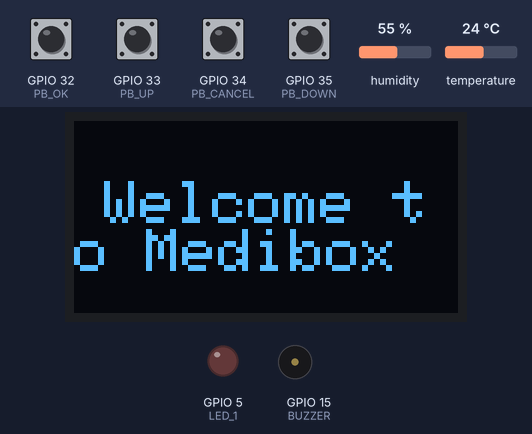
Simulated run of this sketch. Board: ESP32. On the bench: 128×64 one-colour display, output pins drawn as LEDs (lit = HIGH), buzzer (waves = sounding, pin HIGH). The test bench sets the inputs (shaded band); at power-on: GPIO 32 (PB_OK), GPIO 33 (PB_UP), GPIO 34 (PB_CANCEL), GPIO 35 (PB_DOWN) HIGH, humidity 55 %, temperature 24 °C. The OLED is the two-colour kind (top 16 rows yellow); WiFi joins after 1.5 s; servers stay silent unless stated; the display library's start-up logo is not drawn; the local clock reads 2024-03-15 10:24:30 at power-on unless the sketch sets it.

Above: at 4.8 s.
At 6.4 s:
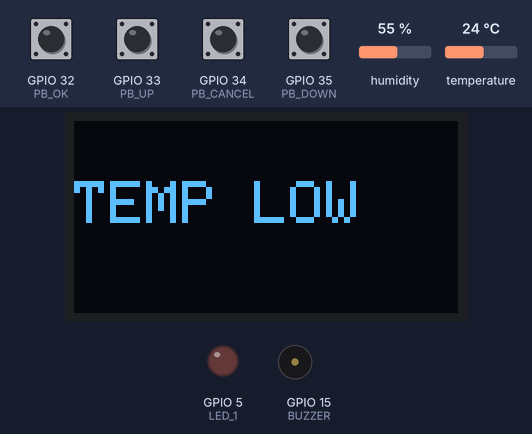
7.5 s: GPIO 32 (PB_OK) pulled LOW for 1.3 s
At 10.1 s:
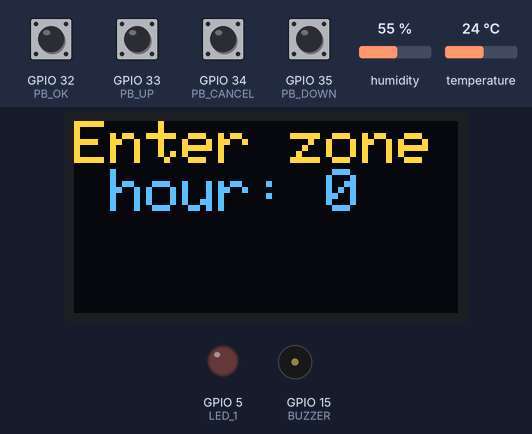
10.6 s: GPIO 34 (PB_CANCEL) driven LOW
At 12.2 s:
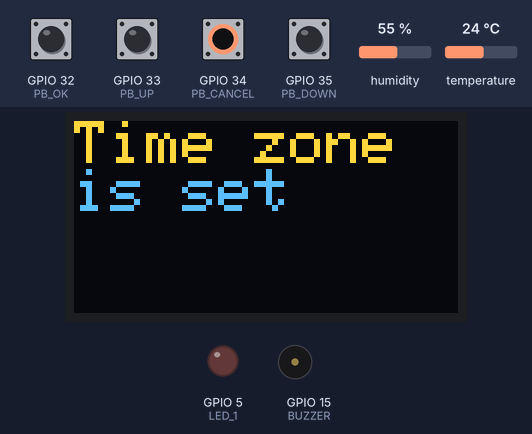
12.9 s: humidity set to 88 %
At 14.5 s:
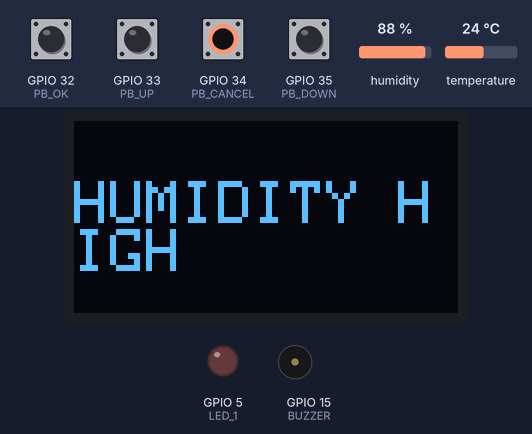
17.1 s: temperature set to 25.2 °C
19.7 s: temperature set to 26.5 °C
21.2 s: temperature set to 33 °C
At 21.7 s:
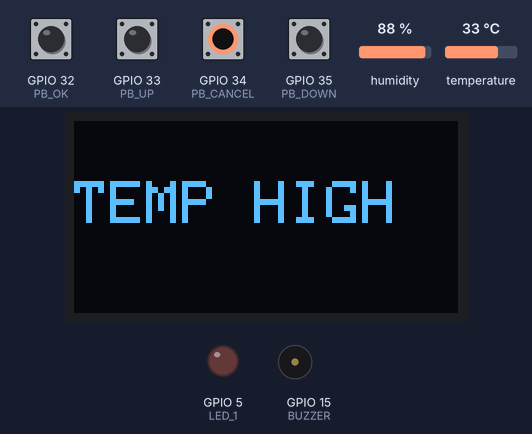
Timing chart, 0 to 24.2 s (numbered marks = the images above; inputs shaded):
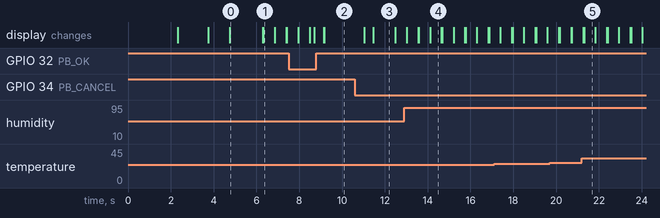

Measured:
- after the input at 10.6 s, the display: first changes after 0.43 s (image 3 shows a later state)
- after the input at 12.9 s, the display: first differs from a run without the input after 1.2 s (image 4)
- after the input at 21.2 s, the display: first differs from a run without the input after 0.11 s (image 5)
- what the display in image 0 shows lasts 1.5 s, from 4.8 s to 6.3 s
- what the display in image 1 shows lasts 0.6 s, from 6.3 s to 6.9 s
- what the display in image 3 shows lasts 1.0 s, from 11.5 s to 12.5 s

The sketch:

sketch.ino
```cpp
// Include the libraries
#include <Wire.h>
#include <Adafruit_GFX.h>
#include <Adafruit_SSD1306.h>
#include <DHTesp.h>
#include <WiFi.h>

// Define OLED parameters
#define SCREEN_WIDTH 128
#define SCREEN_HEIGHT 64
#define OLED_RESET -1
#define SCREEN_ADDRESS 0x3C

// Define push button connections
#define PB_CANCEL 34
#define PB_OK 32
#define PB_UP 33
#define PB_DOWN 35

// Define the humidity sensor connection
#define DHTPIN 12

// Define the alerting system connections
#define BUZZER 15
#define LED_1 5

// Define time importing peripherals
#define NTP_SERVER     "pool.ntp.org"
int UTC_OFFSET = 0;
#define UTC_OFFSET_DST 0

// Declare the objects
Adafruit_SSD1306 display(SCREEN_WIDTH, SCREEN_HEIGHT, &Wire, OLED_RESET);
DHTesp dhtSensor;

// Global variables
int days = 0;
int hours = 0;
int minutes = 0;
int seconds = 0;

int zone_minute = 0;
int zone_hour = 0;

bool alarm_enabled = true;
int n_alarms = 3;
int alarm_hours[] = {0, 0, 0};
int alarm_minutes[] = {0, 0, 0};
bool alarm_triggered[] = {false, false, false};

int n_notes = 8;
int C = 262;
int D = 294;
int E = 330;
int F = 349;
int G = 392;
int A = 440;
int B = 494;
int C_H = 523;
int notes[] = {C, D, E, F, G, A, B, C_H};

int current_mode = 0;
int max_modes = 6;
String modes[] = {"1 - Set Time Zone", "2 - Set Alarm 1", "3 - Set Alarm 2", "4 - Set Alarm 3", "5 - Disable Alarms", "6 - Enable Alarms"};

void setup() {

  pinMode(BUZZER, OUTPUT);
  pinMode(LED_1, OUTPUT);
  pinMode(PB_CANCEL, INPUT);
  pinMode(PB_OK, INPUT);
  pinMode(PB_UP, INPUT);
  pinMode(PB_DOWN, INPUT);

  dhtSensor.setup(DHTPIN, DHTesp::DHT22);

  Serial.begin(115200);

  // SSD1306_SWITCHCAPVCC  = generate display voltage from 3.3v internally
  if (! display.begin(SSD1306_SWITCHCAPVCC, SCREEN_ADDRESS)) {
    Serial.println(F("SSD1306 allocation failed"));
    for (;;);
  }

  // Show the display buffer on the screen. You must call display() after
  // Drawing commands to make them visible on screen!
  display.display();
  delay(2000);

  // Connecting to WiFi
  WiFi.begin("Wokwi-GUEST", "", 6);
  while (WiFi.status() != WL_CONNECTED) {
    delay(250);
    display.clearDisplay();
    print_line("Connecting to WIFI", 0, 0, 2);
  }

  display.clearDisplay();
  print_line("Connected to WIFI", 0, 0, 2);
  delay(1000);

  configTime(UTC_OFFSET, UTC_OFFSET_DST, NTP_SERVER);

  // Clear the buffer
  display.clearDisplay();

  print_line("Welcome to Medibox", 10, 20, 2);
  delay(1500);
  display.clearDisplay();

}

void loop() {

  upadate_time_with_check_alarm(); // Showing the time
  if (digitalRead(PB_OK) == LOW) {
    delay(200);
    go_to_menu();
  }

  check_temp(); // Showing an alert on the screen if temperature or the humidy is beyond its limits
  delay(10);

}

void print_line(String text, int column, int row, int text_size) { // Print content on the screen

  display.setTextSize(text_size);
  display.setTextColor(SSD1306_WHITE);
  display.setCursor(column, row); // (column, row)
  display.println(text);
  display.display();

}

void print_time_now(void) { // Printing time on the screen

  display.clearDisplay();
  String temp_string = String(days) + ":" + String(hours) + ":" + String(minutes) + ":" + String(seconds);
  print_line(temp_string, 0, 28, 2);

}

void update_time() { // Updating the time

  struct tm timeinfo;
  getLocalTime(&timeinfo);

  char timeHour[3];
  strftime(timeHour, 3, "%H", &timeinfo);
  hours = atoi(timeHour);

  char timeMinutes[3];
  strftime(timeMinutes, 3, "%M", &timeinfo);
  minutes = atoi(timeMinutes);

  char timeSeconds[3];
  strftime(timeSeconds, 3, "%S", &timeinfo);
  seconds = atoi(timeSeconds);

  char timeDay[3];
  strftime(timeDay, 3, "%d", &timeinfo);
  days = atoi(timeDay);

}

void ring_alarm() { // Activating the alarm sytem consisting the LED and the buzzer
  display.clearDisplay();
  print_line("Medicine Time!", 0, 0, 2);

  digitalWrite(LED_1, HIGH);

  bool break_happened = false;

  // Ring the buzzer
  while (break_happened == false && digitalRead(PB_CANCEL) == HIGH) {
    for (int i = 0; i < n_notes; i++) {
      if (digitalRead(PB_CANCEL) == LOW) {
        delay(200);
        break_happened = true;
        break;
      }
      tone(BUZZER, notes[i]);
      delay(500);
      noTone(BUZZER);
      delay(2);
    }
  }

  digitalWrite(LED_1, LOW);
  display.clearDisplay();

}

void upadate_time_with_check_alarm(void) { // Updating the time and checking whether the alarm needs to be triggered
  update_time();
  print_time_now();

  if (alarm_enabled == true) {
    for (int i = 0; i < n_alarms; i++) {
      if (alarm_triggered[i] == false && alarm_hours[i] == hours && alarm_minutes[i] == minutes) {
        ring_alarm();
        alarm_triggered[i] = true;
      }
    }
  }

}

int wait_for_button_press() { // Identifying which button is pressed
  while (true) {
    if (digitalRead(PB_UP) == LOW) {
      delay(200);
      return PB_UP;
    }
    if (digitalRead(PB_DOWN) == LOW) {
      delay(200);
      return PB_DOWN;
    }
    if (digitalRead(PB_OK) == LOW) {
      delay(200);
      return PB_OK;
    }
    if (digitalRead(PB_CANCEL) == LOW) {
      delay(200);
      return PB_CANCEL;
    }
  }

  update_time();

}

void go_to_menu() { // Activating the menu

  while (digitalRead(PB_CANCEL) == HIGH) {
    display.clearDisplay();
    print_line(modes[current_mode], 0, 0, 2);

    int pressed = wait_for_button_press();
    if (pressed == PB_UP) {
      delay(200);
      current_mode += 1;
      current_mode = current_mode % max_modes;
    }

    else if (pressed == PB_DOWN) {
      delay(200);
      current_mode -= 1;
      if (current_mode < 0) {
        current_mode = max_modes - 1;
      }
    }

    else if (pressed == PB_OK) {
      delay(200);
      run_mode(current_mode);
    }

    else if (pressed == PB_CANCEL) {
      delay(200);
      break;
    }
  }

}

void set_alarm(int alarm) { // Setting the hour and the minute of the alarm

  int temp_hour = alarm_hours[alarm];
  while (true) {
    display.clearDisplay();
    print_line("Enter hour: " + String(temp_hour), 0, 0, 2);

    int pressed = wait_for_button_press();
    if (pressed == PB_UP) {
      delay(200);
      temp_hour += 1;
      temp_hour = temp_hour % 24;
    }

    else if (pressed == PB_DOWN) {
      delay(200);
      temp_hour -= 1;
      if (temp_hour < 0) {
        temp_hour = 23;
      }
    }

    else if (pressed == PB_OK) {
      delay(200);
      alarm_hours[alarm] = temp_hour;
      break;
    }

    else if (pressed == PB_CANCEL) {
      delay(200);
      break;
    }
  }

  int temp_minute = alarm_minutes[alarm];
  while (true) {
    display.clearDisplay();
    print_line("Enter minute: " + String(temp_minute), 0, 0, 2);

    int pressed = wait_for_button_press();
    if (pressed == PB_UP) {
      delay(200);
      temp_minute += 1;
      temp_minute = temp_minute % 60;
    }

    else if (pressed == PB_DOWN) {
      delay(200);
      temp_minute -= 1;
      if (temp_minute < 0) {
        temp_minute = 59;
      }
    }

    else if (pressed == PB_OK) {
      delay(200);
      alarm_minutes[alarm] = temp_minute;
      alarm_triggered[alarm] = false;
      break;
    }

    else if (pressed == PB_CANCEL) {
      delay(200);
      break;
    }
  }

  display.clearDisplay();
  print_line("Alarm is set", 0, 0, 2);
  delay(1000);

}

void run_mode(int mode) { // Setting the mode to run

  if (mode == 0) {
    set_time_zone();
  }

  if (mode == 1 || mode == 2 || mode == 3) {
    set_alarm(mode - 1);
  }

  if (mode == 4) {
    alarm_enabled = false;
  }

  if (mode == 5) {
    alarm_enabled = true;
  }
}

void check_temp() { // Checking the temp and humidity to alert if they have gone beyond their limits

  TempAndHumidity data = dhtSensor.getTempAndHumidity();
  if (data.temperature > 32) {
    display.clearDisplay();
    print_line("TEMP HIGH", 0, 20, 2);
    delay(500);
  }
  else if (data.temperature < 26) {
    display.clearDisplay();
    print_line("TEMP LOW", 0, 20, 2);
    delay(500);
  }

  if (data.humidity > 80) {
    display.clearDisplay();
    print_line("HUMIDITY HIGH", 0, 20, 2);
    delay(500);
  }
  else if (data.humidity < 60) {
    display.clearDisplay();
    print_line("HUMIDITY LOW", 0, 20, 2);
    delay(500);
  }
}

void set_time_zone() { // Setting the time zone

  display.clearDisplay();
  print_line("Set Time Zone", 0, 50, 1);

  int temp_hour = zone_hour;
  while (true) {
    display.clearDisplay();
    print_line("Enter zone hour: " + String(temp_hour), 0, 0, 2);

    int pressed = wait_for_button_press();
    if (pressed == PB_UP) {
      delay(200);
      temp_hour += 1;
      temp_hour = temp_hour % 24;
      if (temp_hour > 14) {
        temp_hour = 14;
      }
    }

    else if (pressed == PB_DOWN) {
      delay(200);
      temp_hour -= 1;
      if (temp_hour < -12) {
        temp_hour = -12;
      }
    }

    else if (pressed == PB_OK) {
      delay(200);
      zone_hour = temp_hour;
      break;
    }

    else if (pressed == PB_CANCEL) {
      delay(200);
      break;
    }
  }


  int temp_minute = zone_minute;
  while (true && (temp_hour != -12 || temp_hour != 14)) {
    display.clearDisplay();
    print_line("Enter zone minute: " + String(temp_minute), 0, 0, 2);

    int pressed = wait_for_button_press();
    if (pressed == PB_UP) {
      delay(200);
      temp_minute += 15;
      temp_minute = temp_minute % 60;
      if (temp_minute > 45) {
        temp_minute = 45;
      }
    }

    else if (pressed == PB_DOWN) {
      delay(200);
      temp_minute -= 15;
      if (temp_minute < 0) {
        temp_minute = 0;
      }
    }

    else if (pressed == PB_OK) {
      delay(200);
      zone_minute = temp_minute;
      break;
    }

    else if (pressed == PB_CANCEL) {
      delay(200);
      break;
    }
  }

  int zone_hour_temp = zone_hour * 60 * 60;
  int zone_minute_temp = 0;
  if (zone_hour_temp >= 0) {
    zone_minute_temp = zone_minute * 60;
  }
  else {
    zone_minute_temp = (-1) * zone_minute * 60;
  }

  UTC_OFFSET = zone_hour_temp + zone_minute_temp;

  configTime(UTC_OFFSET, UTC_OFFSET_DST, NTP_SERVER);

  display.clearDisplay();
  print_line("Time zone is set", 0, 0, 2);
  delay(1000);
}
```
